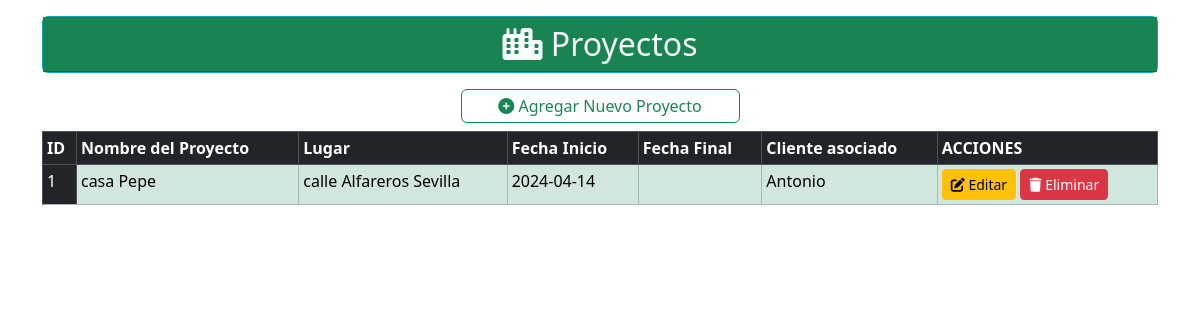
The app's page /assets/models/proyectos/proyectos.php, older data.
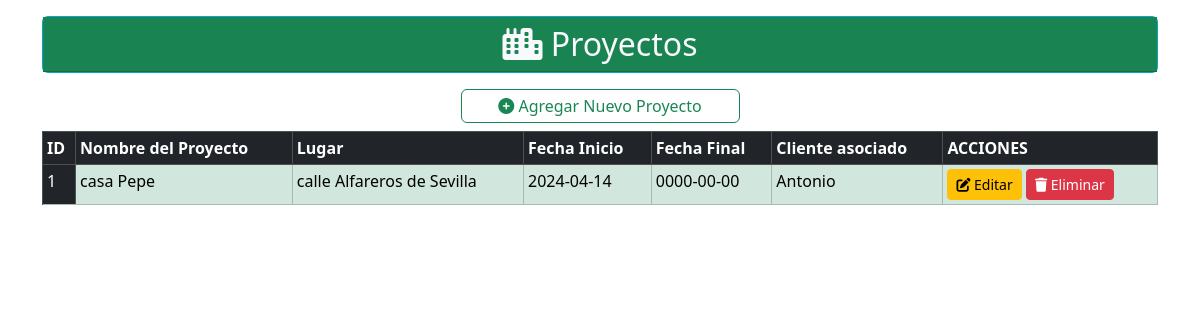
The same page, newer data.
### tables this page shows
CREATE TABLE `proyectos` (
  `idProyecto` int(11) NOT NULL,
  `nombre` varchar(100) DEFAULT NULL,
  `lugar` varchar(100) DEFAULT NULL,
  `fechaInicio` date DEFAULT NULL,
  `fechaFin` date DEFAULT NULL,
  `idCliente` int(11) DEFAULT NULL
);

CREATE TABLE `clientes` (
  `idCliente` int(11) NOT NULL,
  `nombre` varchar(100) DEFAULT NULL,
  `apellidos` varchar(100) DEFAULT NULL,
  `email` varchar(100) DEFAULT NULL,
  `telefono` varchar(20) DEFAULT NULL,
  `direccion` varchar(255) DEFAULT NULL,
  `comentarios` text DEFAULT NULL
);

### assets/models/proyectos/proyectos.php (the view, shortened to what this page needs)
<?php
require '../../config/conexion.php';
$consultaProyecto = $conexionbd->prepare("SELECT proyectos.idProyecto, proyectos.nombre, proyectos.lugar, proyectos.fechaInicio, proyectos.fechaFin, clientes.nombre AS nombreCliente
    FROM proyectos INNER JOIN clientes ON proyectos.idCliente = clientes.idCliente
");
$consultaProyecto->execute();
?>
<!DOCTYPE html>
<html lang="es">
<head>
    <link rel="stylesheet" href="/proyectoWT/assets/css/bootstrap.min.css">
    <link rel="stylesheet" href="/proyectoWT/assets/css/all.min.css">
</head>
<body>
    <div class="container py-3">
        <div class="card text-bg-info mb-3">
            <span class="placeholder-wave col-12 placeholder-lg bg-success">
                <h2 class="card-header text-center text-light"><i class="fa-solid fa-city"></i> Proyectos</h2>
            </span>
        </div>
        <div class="d-grid col-3 mx-auto">
            <a href="#" class="btn btn-outline-success p-1" data-bs-toggle="modal" data-bs-target="#nuevoProyectoModal"><i class="fa-solid fa-circle-plus"></i> Agregar Nuevo Proyecto</a>
        </div>
        <div class="table-responsive-sm">
            <table class="table table-sm table-over table-bordered mt-2">
                <thead class="table-dark">
                    <tr>
                        <th>ID</th>
                        <th>Nombre del Proyecto</th>
                        <th>Lugar</th>
                        <th>Fecha Inicio</th>
                        <th>Fecha Final</th>
                        <th>Cliente asociado</th>
                        <th>ACCIONES</th>
                    </tr>
                </thead>
                <tbody class="table-success">
                    <?php
                    while ($registro = $consultaProyecto->fetch(PDO::FETCH_ASSOC)) {
                        echo "<tr>
                            <td class='table-dark'>{$registro['idProyecto']}</td>
                            <td>{$registro['nombre']}</td>
                            <td>{$registro['lugar']}</td>
                            <td>{$registro['fechaInicio']}</td>
                            <td>{$registro['fechaFin']}</td>
                            <td>{$registro['nombreCliente']}</td>
                            <td>
                                <a href='#' class='btn btn-sm btn-warning' data-bs-toggle='modal'
                                data-bs-target='#editarProyectoModal' data-bs-id='{$registro['idProyecto']}'> <i class='fa-solid fa-pen-to-square'></i> Editar</a>
                                <a href='#' class='btn btn-sm btn-danger' data-bs-toggle='modal'
                                data-bs-target='#eliminarProyectoModal' data-bs-id='{$registro['idProyecto']}'> <i class='fa-solid fa-trash'></i> Eliminar</a>
                            </td>
                        <tr>";
                    }
                    ?>
                </tbody>
            </table>
        </div>
    </div>
</body>
</html>

Row changes from the older to the newer data that the page shows:
changed proyectos "casa Pepe": lugar "calle Alfareros Sevilla" → "calle Alfareros de Sevilla"; fechaFin (not shown) → "0000-00-00"
